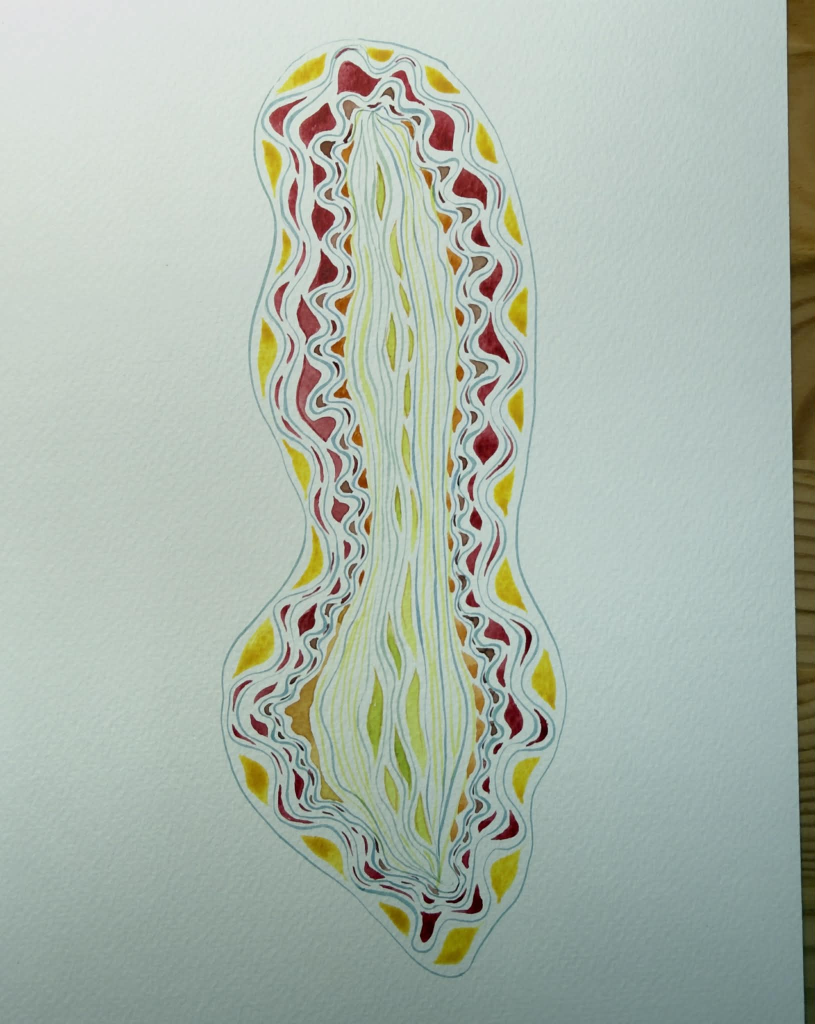
#> input picture source images/att.01aKArcv0ztP729jPasZub8xAeNfG4VHFZYQSH_vCq8.jpg, 1630 x 2048 px (shown at 1/2 size); its folder holds only this picture in this run
$ python prepare_dataset.py
#> lines starting #> are read from the running program, lines starting #| are printed output that depends on the picture
#> in main, img is the input picture: PIL image 1630x2048 RGB; mean R, G, B 171.3, 183, 172.4
import os
from PIL import Image

SOURCE_DIR = "../../source images"
TARGET_DIR = "dataset/img/1_lifeline"

CAPTION = "lifeline_art_style, watercolor and ink on textured paper, organic flowing lines, rhythmic dashed brushstrokes, earthy tones, ochre, olive green, rust red, abstract biological, fluid motion"

os.makedirs(TARGET_DIR, exist_ok=True)

def pad_and_resize(img, target_size=1024):
    """將圖片補白為正方形並縮放至 1024x1024，保留紙張邊界"""
#> called with target_size = 1024
    w, h = img.size
#> w = 1630; h = 2048
    max_dim = max(w, h)
#> max_dim = 2048

    # 使用白色或稍微米黃色的紙張底色來填充
    new_img = Image.new("RGB", (max_dim, max_dim), (250, 250, 245))
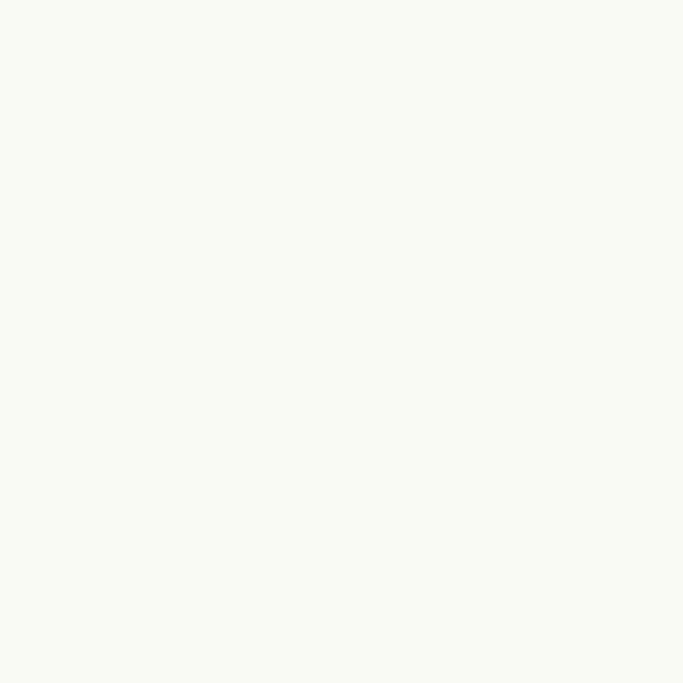
#> new_img: PIL image 2048x2048 RGB (shown at 1/3 size); mean R, G, B 250, 250, 245

    # 將原圖貼在正中央
    offset = ((max_dim - w) // 2, (max_dim - h) // 2)
#> offset = (209, 0)
    new_img.paste(img, offset)
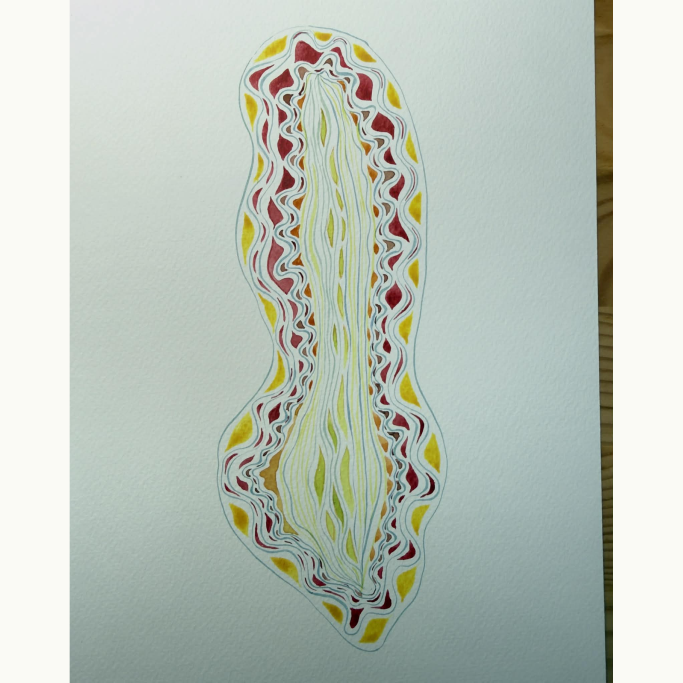
#> new_img: PIL image 2048x2048 RGB (shown at 1/3 size); mean R, G, B 187.4, 196.7, 187.2

    # 縮放至 1024x1024
    return new_img.resize((target_size, target_size), Image.Resampling.LANCZOS)

def main():
    if not os.path.exists(SOURCE_DIR):
        print(f"Error: 找不到來源資料夾 {SOURCE_DIR}")
        return

    count = 0
    for file in os.listdir(SOURCE_DIR):
        if not file.lower().endswith(('.jpg', '.jpeg', '.png')):
            continue

        source_path = os.path.join(SOURCE_DIR, file)
        target_name = os.path.splitext(file)[0]

        # 1. 影像預處理
        try:
            with Image.open(source_path) as img:
                img = img.convert("RGB")
                processed_img = pad_and_resize(img)
                target_img_path = os.path.join(TARGET_DIR, f"{target_name}.jpg")
                processed_img.save(target_img_path, quality=95)
        except Exception as e:
            print(f"處理圖片失敗 {file}: {e}")
            continue

        # 2. 建立標註檔 (.txt)
        target_txt_path = os.path.join(TARGET_DIR, f"{target_name}.txt")
        with open(target_txt_path, "w", encoding="utf-8") as f:
            f.write(CAPTION)

        print(f"✓ 已處理: {file}")
        count += 1

    print(f"\n完成！共處理 {count} 張圖片及標註檔，存放至 {TARGET_DIR}")

if __name__ == "__main__":
    main()

$ run again, on source images/att.2pbWk43G2ETTkZa1FBDsrCBrpL1W9ff0Ybv8iUDRvSQ.jpg
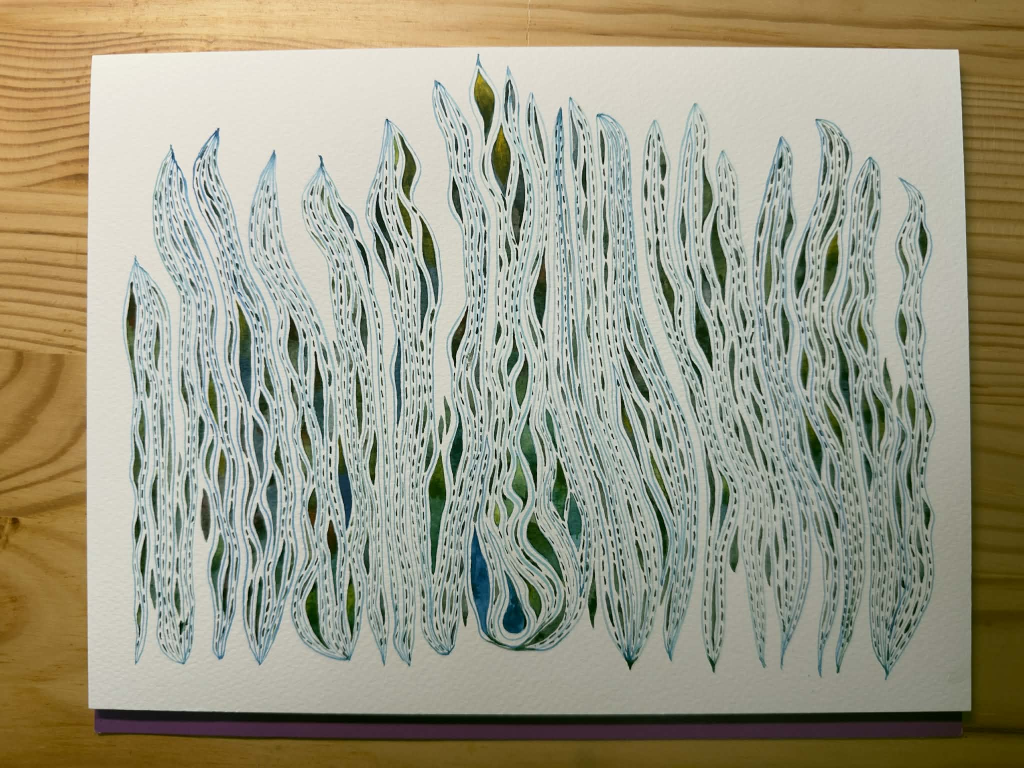
#> input picture source images/att.2pbWk43G2ETTkZa1FBDsrCBrpL1W9ff0Ybv8iUDRvSQ.jpg, 2048 x 1536 px (shown at 1/2 size)
#> in main, img is the input picture: PIL image 2048x1536 RGB; mean R, G, B 156.7, 155, 134.6
#> in pad_and_resize, `new_img.paste(img, offset)`:
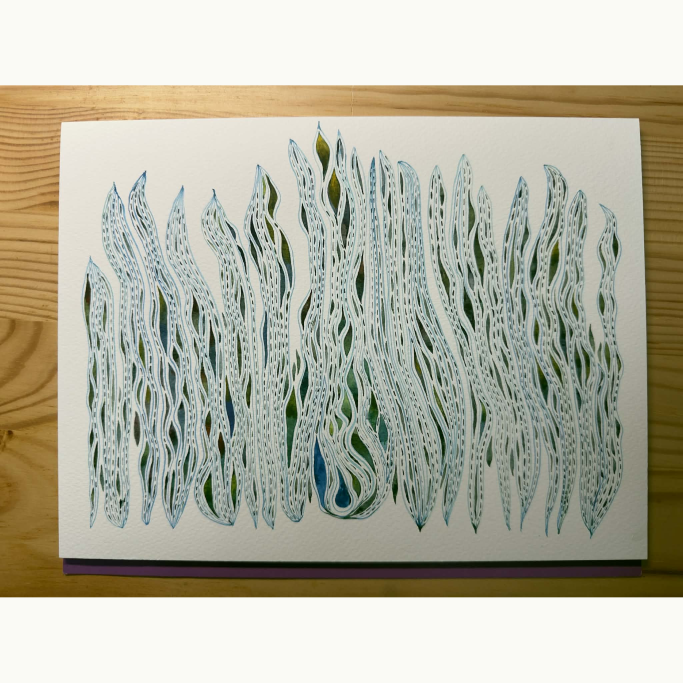
#> new_img: PIL image 2048x2048 RGB (shown at 1/3 size); mean R, G, B 180, 178.7, 162.2
#> in pad_and_resize, `return new_img.resize((target_size, target_size), Image.Resampling.LAN..`:
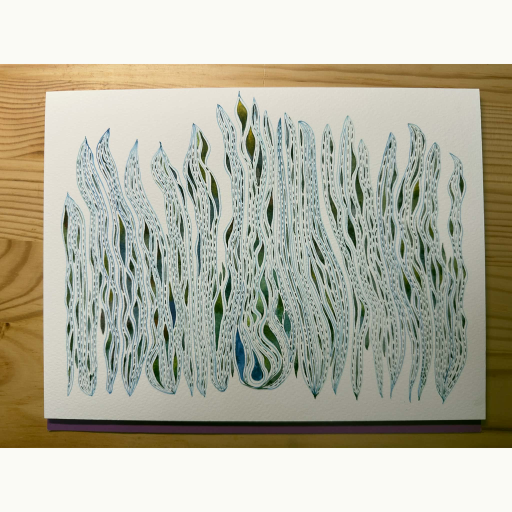
#> returned value: PIL image 1024x1024 RGB (shown at 1/2 size); mean R, G, B 180, 178.7, 162.2

$ run again, on source images/att.4xtm32OLLb82TjKigLkFt7R8IstHaU3MISsiWRPpA2c.jpg
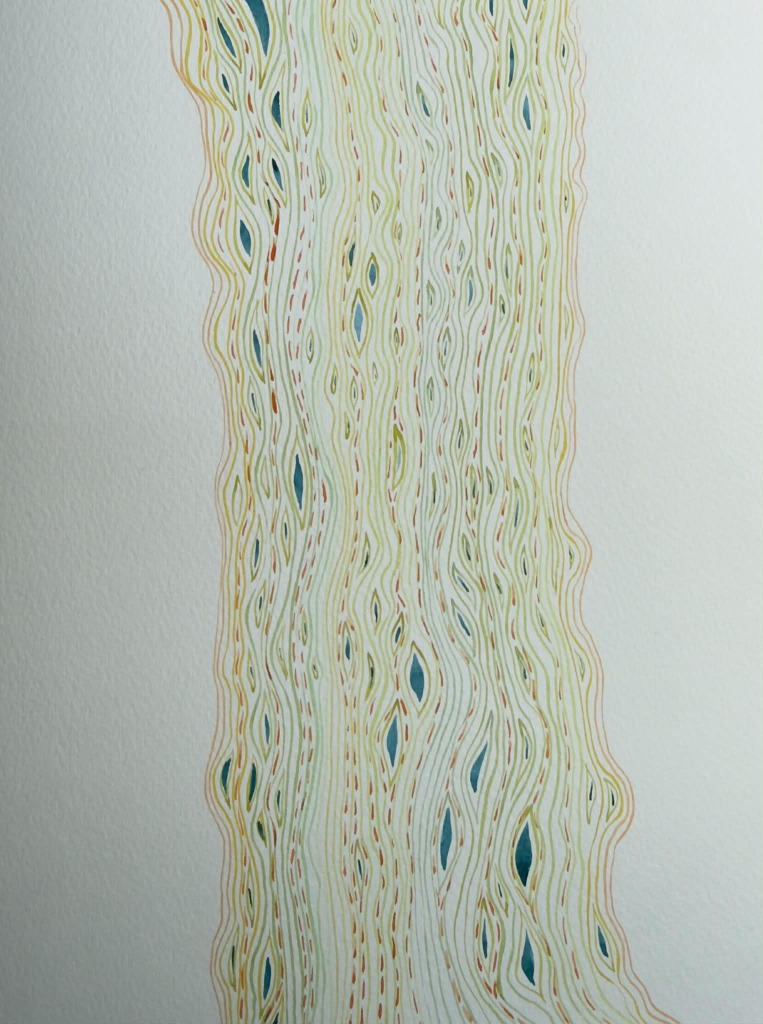
#> input picture source images/att.4xtm32OLLb82TjKigLkFt7R8IstHaU3MISsiWRPpA2c.jpg, 1526 x 2047 px (shown at 1/2 size)
#> in main, img is the input picture: PIL image 1526x2047 RGB; mean R, G, B 180.6, 187.4, 176.2
#> in pad_and_resize, `new_img.paste(img, offset)`:
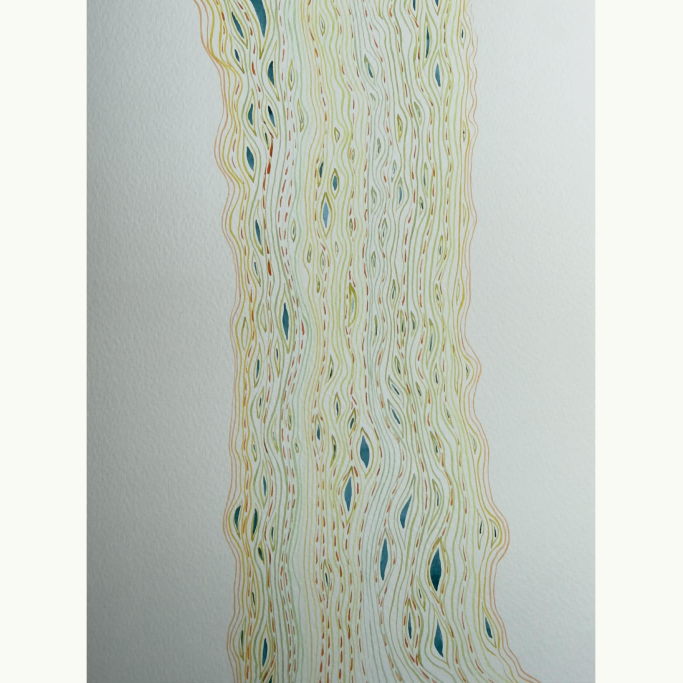
#> new_img: PIL image 2047x2047 RGB (shown at 1/3 size); mean R, G, B 198.3, 203.3, 193.7

$ run again, on source images/att.97jTbIWlYEkqdMCO3HNeCVepiDRWSJNBWhgOR3HfCrU.jpg
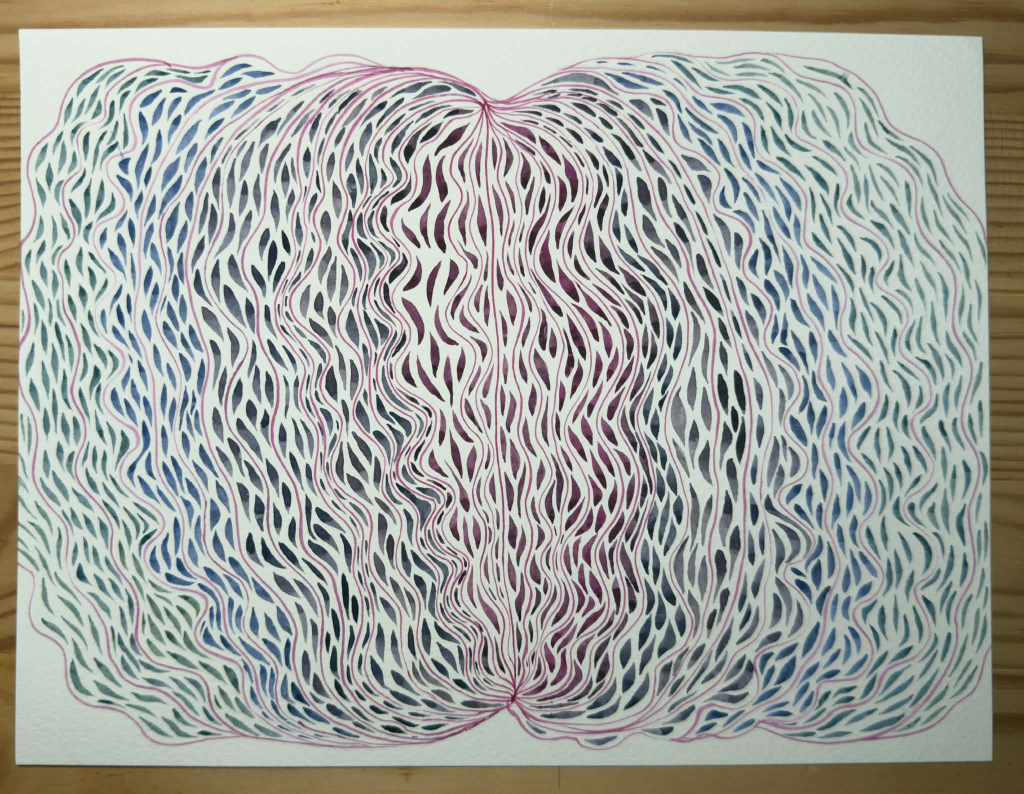
#> input picture source images/att.97jTbIWlYEkqdMCO3HNeCVepiDRWSJNBWhgOR3HfCrU.jpg, 2048 x 1588 px (shown at 1/2 size)
#> in main, img is the input picture: PIL image 2048x1588 RGB; mean R, G, B 162.5, 164.9, 159.4
#> in pad_and_resize, `new_img.paste(img, offset)`:
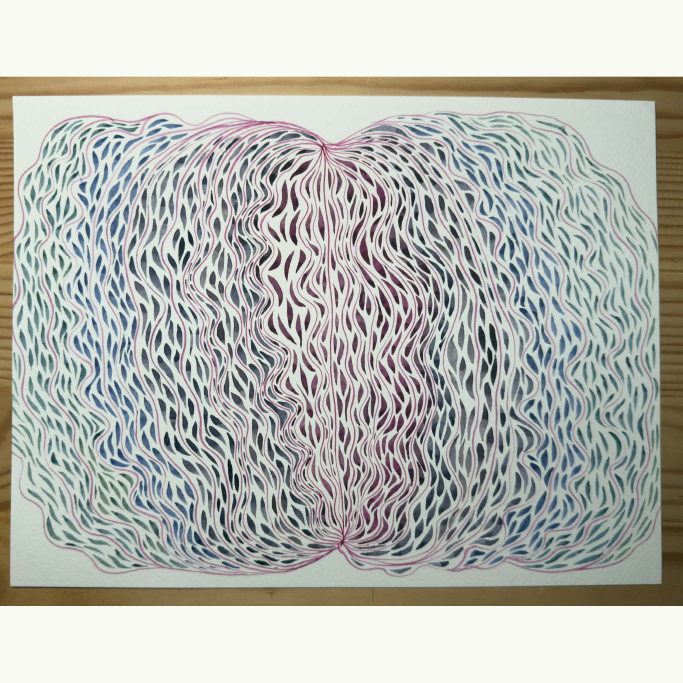
#> new_img: PIL image 2048x2048 RGB (shown at 1/3 size); mean R, G, B 182.1, 184, 178.7
#> in pad_and_resize, `return new_img.resize((target_size, target_size), Image.Resampling.LAN..`:
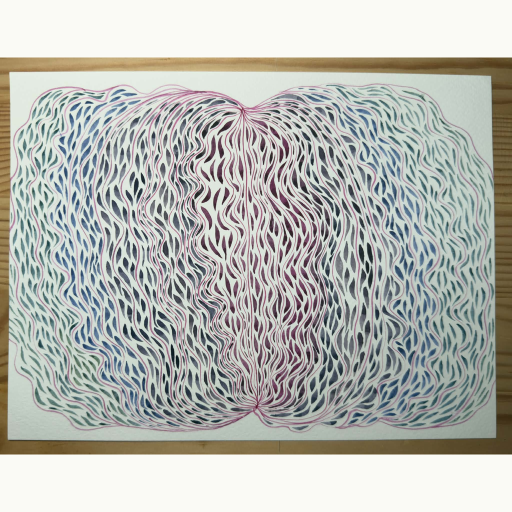
#> returned value: PIL image 1024x1024 RGB (shown at 1/2 size); mean R, G, B 182.1, 184, 178.7

$ run again, on source images/att.046RZjkmbCPVl3uc21MjwdU6nojI0jmVUczMpMBa_RY.jpg
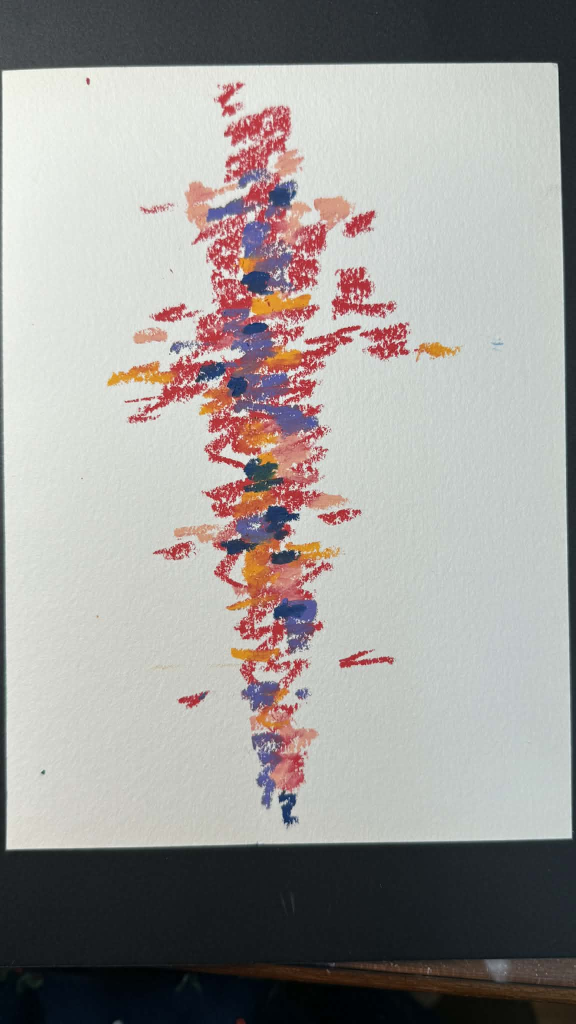
#> input picture source images/att.046RZjkmbCPVl3uc21MjwdU6nojI0jmVUczMpMBa_RY.jpg, 1152 x 2048 px (shown at 1/2 size)
#> in main, img is the input picture: PIL image 1152x2048 RGB; mean R, G, B 158.5, 155.3, 152.8
#> in pad_and_resize, `new_img.paste(img, offset)`:
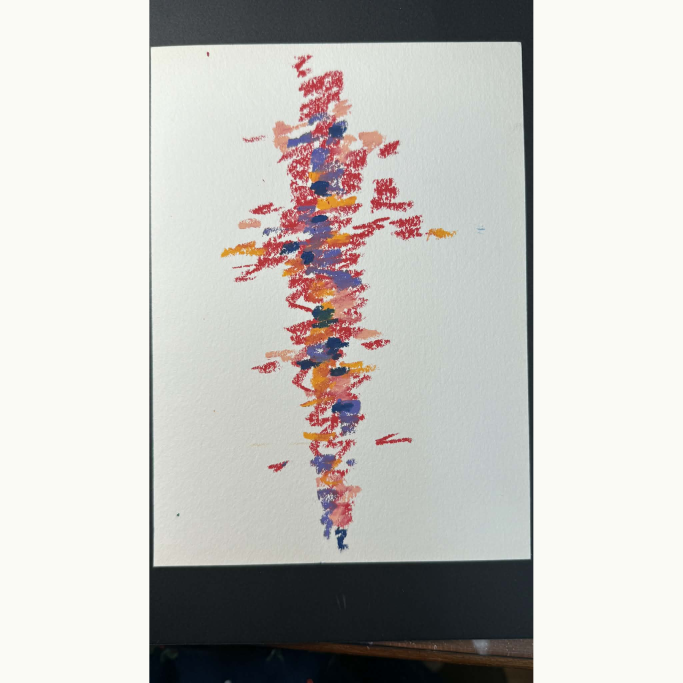
#> new_img: PIL image 2048x2048 RGB (shown at 1/3 size); mean R, G, B 198.5, 196.8, 193.1
